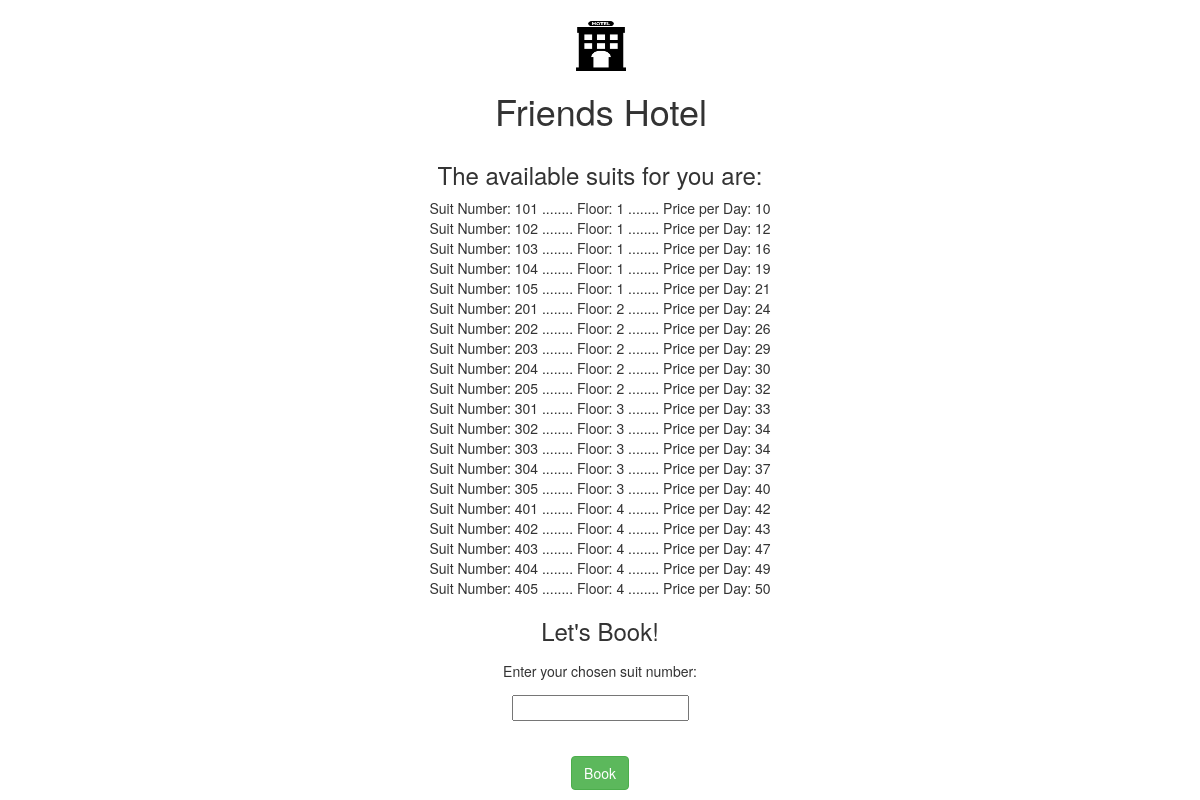
Screenshot of /availableSuits.php with the database file from the repository.
### tables this page shows
CREATE TABLE `suitsinfo` (
  `Suit Number` int(10) NOT NULL,
  `Floor` int(10) NOT NULL,
  `Price per Day` int(10) NOT NULL
);

### availableSuits.php (the view, shortened to what this page needs)
<!DOCTYPE html>
<html>
    <head>
        <link rel="stylesheet" href="https://maxcdn.bootstrapcdn.com/bootstrap/3.3.7/css/bootstrap.min.css">
        <link rel="stylesheet" href="css/main.css">
    </head>
    <body>
        <header class="container-fluid navbar">
            <div class="container"><br>
            <center><img src="FriendsHotel.png" width="50" height="50" alt="Hotel_logo"></center>
            <center><h1>Friends Hotel</h1></center>
        </header>
        <center><h3>The available suits for you are:</h3></center>
        <center><form action = "add.php" method="post">
        <?php
            include 'db.php';
            $newCheckInDate = $_GET["newCheckInDate"];
            $newCheckOutDate = $_GET["newCheckOutDate"];
            $sql = "select * from SuitsInfo where `Suit Number` not in (select distinct `Suit Number` from Reservation where (`Check-in Date` BETWEEN '" . $newCheckInDate . "' and '" . $newCheckOutDate . "') OR (`Check-out Date` BETWEEN '" . $newCheckInDate . "' and '" . $newCheckOutDate . "'))";
            $rows = $db -> query($sql);
            foreach($rows as $row) {
                echo 'Suit Number: ' . $row['Suit Number'] .
                ' ........ Floor: ' . $row['Floor'] .
                ' ........ Price per Day: ' . $row['Price per Day'] . "<br>";
            }
        ?>
        </center>
        <center>
        <form method="post"><h3>Let's Book!</h3>
            <div class="form-group">
                <label><h5>Enter your chosen suit number:</h5></label><br>
                    <input type = "number" id = "newSuitNumber" name="newSuitNumber"><br>
            </div><br>
            <input type="submit" name="reservation" value="Book" class="btn btn-success">
        </form>
        </center>
    </body>
</html>

### rows the page displays
suitsinfo: Suit Number "101", Floor "1", Price per Day "10"
suitsinfo: Suit Number "102", Floor "1", Price per Day "12"
suitsinfo: Suit Number "103", Floor "1", Price per Day "16"
suitsinfo: Suit Number "104", Floor "1", Price per Day "19"
suitsinfo: Suit Number "105", Floor "1", Price per Day "21"
suitsinfo: Suit Number "201", Floor "2", Price per Day "24"
suitsinfo: Suit Number "202", Floor "2", Price per Day "26"
suitsinfo: Suit Number "203", Floor "2", Price per Day "29"
suitsinfo: Suit Number "204", Floor "2", Price per Day "30"
suitsinfo: Suit Number "205", Floor "2", Price per Day "32"
suitsinfo: Suit Number "301", Floor "3", Price per Day "33"
suitsinfo: Suit Number "302", Floor "3", Price per Day "34"
suitsinfo: Suit Number "303", Floor "3", Price per Day "34"
suitsinfo: Suit Number "304", Floor "3", Price per Day "37"
suitsinfo: Suit Number "305", Floor "3", Price per Day "40"
suitsinfo: Suit Number "401", Floor "4", Price per Day "42"
suitsinfo: Suit Number "402", Floor "4", Price per Day "43"
suitsinfo: Suit Number "403", Floor "4", Price per Day "47"
suitsinfo: Suit Number "404", Floor "4", Price per Day "49"
suitsinfo: Suit Number "405", Floor "4", Price per Day "50"
